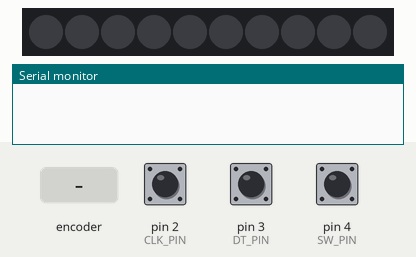
Recording of a sketch running on a simulated Arduino Uno, built with avr-gcc and run on an emulated ATmega328P. Shown: 10 RGB LEDs in strip order, left to right, the last lines printed to the serial monitor. The inputs (shaded band) are chosen by the test bench; at power-on: pin 2 (CLK_PIN) HIGH, pin 3 (DT_PIN) HIGH, pin 4 (SW_PIN) HIGH.

Above: at 1.2 s.
1.3 s: rotary encoder on pin 2 (CLK_PIN) / pin 3 (DT_PIN) turned 3 steps (first pin leading)
At 2.8 s:
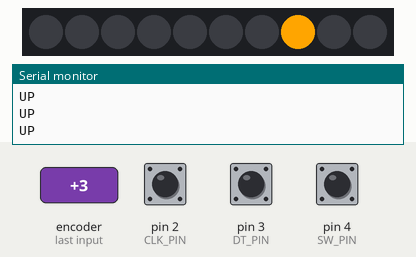
5.0 s: rotary encoder on pin 2 (CLK_PIN) / pin 3 (DT_PIN) turned 1 step (first pin leading)
At 6.5 s:
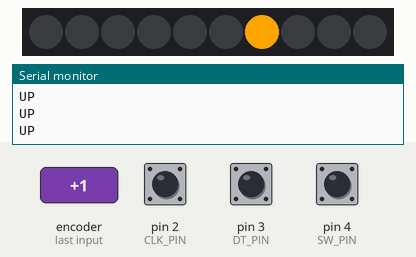
Timing chart, 0 to 8.0 s (numbered marks = the images above; inputs shaded):
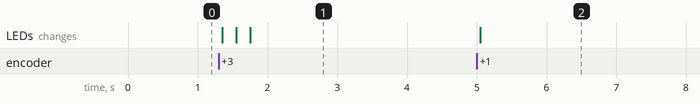

Measured:
- after the input at 1.3 s, the LEDs: first change after 0.05 s (image 1 shows a later state)
- after the input at 5.0 s, the LEDs: change after 0.05 s (image 2)

The sketch:

Radio_code.ino
```cpp
#include <Adafruit_NeoPixel.h>

#define CLK_PIN 2
#define DT_PIN 3
#define SW_PIN 4
#define LED_PIN 8
#define NUM_LEDS 10
#define DEBOUNCE_DELAY 5 // Adjust this value as needed

Adafruit_NeoPixel strip = Adafruit_NeoPixel(NUM_LEDS, LED_PIN, NEO_GRB + NEO_KHZ800);

volatile int last_position = 0;
volatile int n = 0;
volatile bool direction = true; // true for forward, false for backward
int led_position = 0;
bool taster = LOW;
bool last_taster = LOW;
unsigned long lastDebounceTime = 0;

void setup() {
  pinMode(CLK_PIN, INPUT_PULLUP);
  pinMode(DT_PIN, INPUT_PULLUP);
  pinMode(SW_PIN, INPUT_PULLUP);
  Serial.begin(9600);
  strip.begin();
  strip.show(); // Initialize all pixels to 'off'

  attachInterrupt(digitalPinToInterrupt(CLK_PIN), readEncoder, CHANGE);
}

void loop() {
  taster = !digitalRead(SW_PIN);
  if (taster != last_taster) {
    if (taster) {
      // Send click command
      Serial.println("CLICK");
    }
    delay(10);
    last_taster = taster;
  }
}

void readEncoder() {
  unsigned long currentTime = millis();
  if ((currentTime - lastDebounceTime) > DEBOUNCE_DELAY) {
    n = digitalRead(CLK_PIN);
    if ((last_position == 0) && (n == HIGH)) {
      if (digitalRead(DT_PIN) == LOW) {
        // Send up command
        Serial.println("UP");
        direction = false; // Invert direction for UP
      } else {
        // Send down command
        Serial.println("DOWN");
        direction = true; // Invert direction for DOWN
      }
      updateLEDs();
    }
    last_position = n;
    lastDebounceTime = currentTime;
  }
}

void updateLEDs() {
  // Turn off all LEDs
  for (int i = 0; i < NUM_LEDS; i++) {
    strip.setPixelColor(i, strip.Color(0, 0, 0)); // Off
  }
  // Update LED position
  if (direction) {
    led_position = (led_position + 1) % NUM_LEDS;
  } else {
    led_position = (led_position - 1 + NUM_LEDS) % NUM_LEDS;
  }
  // Turn on the current LED with orange color
  strip.setPixelColor(led_position, strip.Color(255, 165, 0)); // Orange
  strip.show();
}
```
